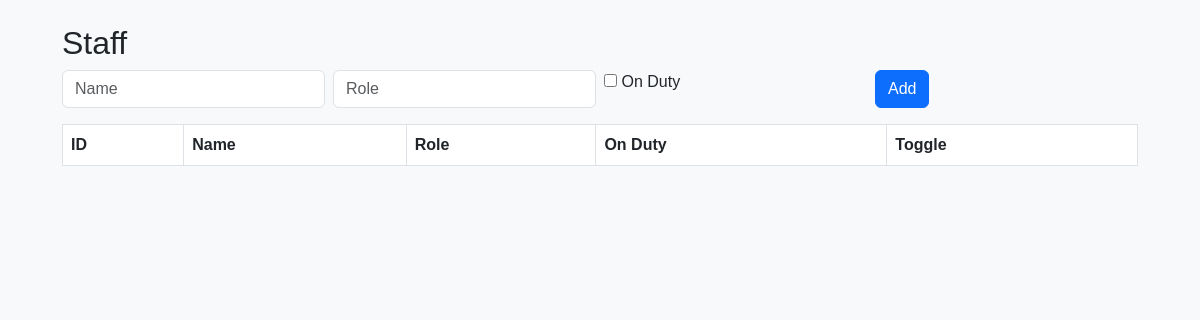
/staff (signed in), run on an earlier commit of the app's database.
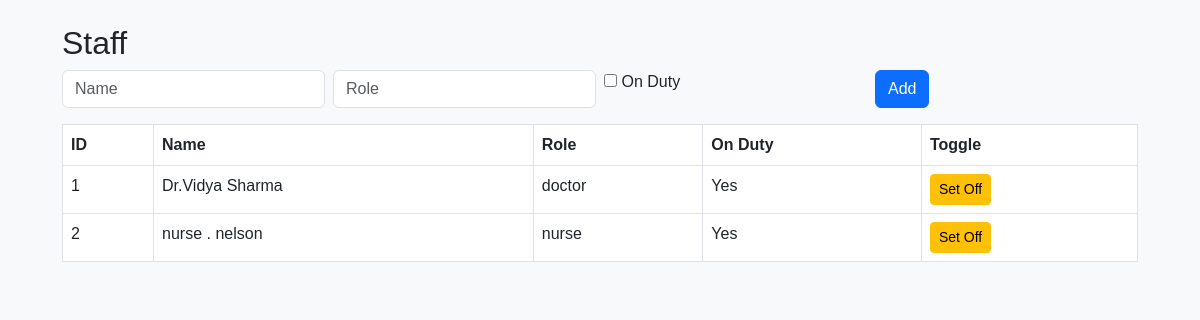
And on a later commit of the database.
### tables this page shows
CREATE TABLE staff (
    id INTEGER PRIMARY KEY AUTOINCREMENT,
    name TEXT NOT NULL,
    role TEXT,
    on_duty INTEGER DEFAULT 0
);

### app.py (the view)
@app.route('/staff')
@login_required
def staff():
    db = get_db(); cur = db.cursor()
    cur.execute('SELECT * FROM staff')
    rows = cur.fetchall()
    return render_template('staff.html', staff=rows)

### app.py (called while the page is built)
def login_required(f):
    @wraps(f)
    def wrapped(*args, **kwargs):
        if 'user' not in session:
            return redirect(url_for('login'))
        return f(*args, **kwargs)
    return wrapped

### database.py (called while the page is built)
def get_db():
    global _conn
    if _conn is None:
        _conn = sqlite3.connect(DB_PATH, check_same_thread=False)
        _conn.row_factory = sqlite3.Row
    return _conn

### templates/staff.html (shortened to what this page needs)
<!doctype html>
<html>
<head>
  <link rel="stylesheet" href="https://cdn.jsdelivr.net/npm/bootstrap@5.3.0/dist/css/bootstrap.min.css">
  <link rel="stylesheet" href="/static/style.css">
</head>
<body class="bg-light">
<div class="container mt-4">
  <h2>Staff</h2>
  <form action="/staff/add" method="post" class="row g-2 mb-3">
    <div class="col"><input class="form-control" name="name" placeholder="Name" required></div>
    <div class="col"><input class="form-control" name="role" placeholder="Role" required></div>
    <div class="col"><label><input type="checkbox" name="on_duty"> On Duty</label></div>
    <div class="col"><button class="btn btn-primary">Add</button></div>
  </form>
  <table class="table table-bordered">
    <tr><th>ID</th><th>Name</th><th>Role</th><th>On Duty</th><th>Toggle</th></tr>
    {% for s in staff %}
    <tr>
      <td>{{ s['id'] }}</td>
      <td>{{ s['name'] }}</td>
      <td>{{ s['role'] }}</td>
      <td>{{ 'Yes' if s['on_duty'] else 'No' }}</td>
      <td>
        <form method="post" action="/staff/toggle/{{ s['id'] }}">
          <button class="btn btn-sm {{ 'btn-warning' if s['on_duty'] else 'btn-success' }}">
            {{ 'Set Off' if s['on_duty'] else 'Set On' }}
          </button>
        </form>
      </td>
    </tr>
    {% endfor %}
  </table>
</div>
</body>
</html>

What changed in the data, as far as the page shows it:
added staff: id "1", name "Dr.Vidya Sharma", role "doctor", on_duty "Yes", on_duty "Set Off"
added staff: id "2", name "nurse . nelson", role "nurse", on_duty "Yes", on_duty "Set Off"
